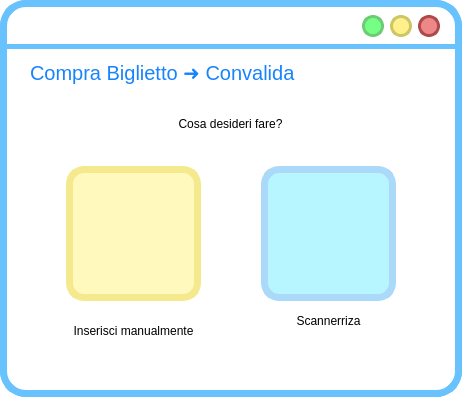
<?xml version="1.0" encoding="UTF-8"?>
<ui version="4.0">
 <class>MainWindow</class>
 <widget class="QMainWindow" name="MainWindow">
  <property name="geometry">
   <rect>
    <x>0</x>
    <y>0</y>
    <width>462</width>
    <height>397</height>
   </rect>
  </property>
  <property name="windowTitle">
   <string>MainWindow</string>
  </property>
  <property name="styleSheet">
   <string notr="true">QWidget{
background:rgb(255, 255, 255);
border-radius:26px;
border-color:rgb(104, 194, 253);
border-style: solid;
border-width:7;
}
QLabel{
border-width:0;
font: 20pt &quot;Lato Light&quot;;
}
QLineEdit{
border-width:0;
font: 14pt &quot;Lato Light&quot;;
}
QAbstractItemView {
    border: 3px solid  rgb(104, 194, 253);  
border-radius:8px;
  selection-background-color:  rgb(104, 194, 253);
margin:-2px;
text-align:center;
border-width:5;
}</string>
  </property>
  <widget class="QWidget" name="centralwidget">
   <widget class="QLabel" name="label">
    <property name="geometry">
     <rect>
      <x>0</x>
      <y>44</y>
      <width>641</width>
      <height>5</height>
     </rect>
    </property>
    <property name="styleSheet">
     <string notr="true">background-color:rgb(104, 194, 253);</string>
    </property>
    <property name="text">
     <string/>
    </property>
   </widget>
   <widget class="QPushButton" name="reduceButton">
    <property name="geometry">
     <rect>
      <x>362</x>
      <y>15</y>
      <width>22</width>
      <height>22</height>
     </rect>
    </property>
    <property name="sizePolicy">
     <sizepolicy hsizetype="Fixed" vsizetype="Fixed">
      <horstretch>0</horstretch>
      <verstretch>0</verstretch>
     </sizepolicy>
    </property>
    <property name="minimumSize">
     <size>
      <width>22</width>
      <height>22</height>
     </size>
    </property>
    <property name="maximumSize">
     <size>
      <width>24</width>
      <height>24</height>
     </size>
    </property>
    <property name="cursor">
     <cursorShape>PointingHandCursor</cursorShape>
    </property>
    <property name="styleSheet">
     <string notr="true">QPushButton{
 background-color:#76ff85;
 border-style: solid;
 border-radius:11px;
font: 18pt &quot;Candara&quot;;
border-color:#6bcc73;
border-width:3;
}

QPushButton::pressed{
	background-color : white;
	border-color:#6bcc73;
	border-width:3;
}
</string>
    </property>
    <property name="text">
     <string/>
    </property>
   </widget>
   <widget class="QPushButton" name="exitButton">
    <property name="geometry">
     <rect>
      <x>418</x>
      <y>15</y>
      <width>22</width>
      <height>22</height>
     </rect>
    </property>
    <property name="sizePolicy">
     <sizepolicy hsizetype="Fixed" vsizetype="Fixed">
      <horstretch>0</horstretch>
      <verstretch>0</verstretch>
     </sizepolicy>
    </property>
    <property name="minimumSize">
     <size>
      <width>22</width>
      <height>22</height>
     </size>
    </property>
    <property name="maximumSize">
     <size>
      <width>24</width>
      <height>24</height>
     </size>
    </property>
    <property name="cursor">
     <cursorShape>PointingHandCursor</cursorShape>
    </property>
    <property name="styleSheet">
     <string notr="true">QPushButton{
 background-color:#ee8888;
 border-style: solid;
 border-radius:11px;
font: 18pt &quot;Candara&quot;;
border-color:#ae4a4a;
border-width:3;
}

QPushButton::pressed{
	background-color : white;
	border-color:#ae4a4a;
	border-width:3;
}
</string>
    </property>
    <property name="text">
     <string/>
    </property>
   </widget>
   <widget class="QPushButton" name="maximizeButton">
    <property name="geometry">
     <rect>
      <x>390</x>
      <y>15</y>
      <width>22</width>
      <height>22</height>
     </rect>
    </property>
    <property name="sizePolicy">
     <sizepolicy hsizetype="Fixed" vsizetype="Fixed">
      <horstretch>0</horstretch>
      <verstretch>0</verstretch>
     </sizepolicy>
    </property>
    <property name="minimumSize">
     <size>
      <width>20</width>
      <height>20</height>
     </size>
    </property>
    <property name="maximumSize">
     <size>
      <width>24</width>
      <height>24</height>
     </size>
    </property>
    <property name="cursor">
     <cursorShape>PointingHandCursor</cursorShape>
    </property>
    <property name="styleSheet">
     <string notr="true">QPushButton{
 background-color:#fff08c	;
 border-style: solid;
 border-radius:11px;
font: 18pt &quot;Candara&quot;;
border-color:#ccc664;
border-width:3;
}

QPushButton::pressed{
	background-color : white;
	border-color:#ccc664;
	border-width:3;
}
</string>
    </property>
    <property name="text">
     <string/>
    </property>
   </widget>
   <widget class="QLabel" name="titoloLabel">
    <property name="geometry">
     <rect>
      <x>30</x>
      <y>57</y>
      <width>371</width>
      <height>31</height>
     </rect>
    </property>
    <property name="styleSheet">
     <string notr="true">font-size: 20px;
text-align: left;
background-color: rgba(255, 255, 255,0);
color: #1684FC;
font: 14pt &quot;Lato&quot;;</string>
    </property>
    <property name="text">
     <string>Compra Biglietto ➜ Convalida</string>
    </property>
   </widget>
   <widget class="QLabel" name="indietroLabel">
    <property name="geometry">
     <rect>
      <x>400</x>
      <y>60</y>
      <width>38</width>
      <height>38</height>
     </rect>
    </property>
    <property name="font">
     <font>
      <family>Lato Light</family>
      <pointsize>20</pointsize>
      <weight>50</weight>
      <italic>false</italic>
      <bold>false</bold>
     </font>
    </property>
    <property name="styleSheet">
     <string notr="true">QLabel{
left: 679px;
top: 140px;
width: 38px;
height: 38px;
border-radius: 33px;
background-color: rgba(173, 237, 255, 0);
}</string>
    </property>
    <property name="text">
     <string/>
    </property>
    <property name="pixmap">
     <pixmap>res/arrow_back_FILL1_wght700_GRAD200_opsz48_risultato.png</pixmap>
    </property>
    <property name="scaledContents">
     <bool>true</bool>
    </property>
    <property name="margin">
     <number>0</number>
    </property>
   </widget>
   <widget class="QLabel" name="InserisciManualmenteBigButton">
    <property name="geometry">
     <rect>
      <x>66</x>
      <y>166</y>
      <width>135</width>
      <height>135</height>
     </rect>
    </property>
    <property name="cursor">
     <cursorShape>PointingHandCursor</cursorShape>
    </property>
    <property name="mouseTracking">
     <bool>true</bool>
    </property>
    <property name="styleSheet">
     <string notr="true">QLabel{
background-color:rgb(255, 249, 190);
border-radius:18;
border-color:rgb(244, 233, 140);
border-width:7;
border-style: solid;
}

QLabel:hover{
background-color: rgb(244, 233, 140);
}
</string>
    </property>
    <property name="text">
     <string/>
    </property>
    <property name="pixmap">
     <pixmap>res/qr_code_2_FILL1_wght600_GRAD200_opsz48_risultato.png</pixmap>
    </property>
    <property name="scaledContents">
     <bool>true</bool>
    </property>
    <property name="margin">
     <number>17</number>
    </property>
   </widget>
   <widget class="QLabel" name="ScannerizzaBigButton">
    <property name="geometry">
     <rect>
      <x>261</x>
      <y>166</y>
      <width>135</width>
      <height>135</height>
     </rect>
    </property>
    <property name="cursor">
     <cursorShape>PointingHandCursor</cursorShape>
    </property>
    <property name="mouseTracking">
     <bool>true</bool>
    </property>
    <property name="styleSheet">
     <string notr="true">QLabel{
background-color:rgb(183, 245, 255);
border-radius:18;
border-color:rgb(170, 217, 249);
border-width:7;
border-style: solid;
}

QLabel:hover{
background-color: rgb(170, 217, 249);
}
</string>
    </property>
    <property name="text">
     <string/>
    </property>
    <property name="pixmap">
     <pixmap>res/qr_code_scanner_FILL1_wght600_GRAD200_opsz48_risultato.png</pixmap>
    </property>
    <property name="scaledContents">
     <bool>true</bool>
    </property>
    <property name="margin">
     <number>17</number>
    </property>
   </widget>
   <widget class="QLabel" name="label_4">
    <property name="geometry">
     <rect>
      <x>10</x>
      <y>99</y>
      <width>441</width>
      <height>51</height>
     </rect>
    </property>
    <property name="styleSheet">
     <string notr="true">QLabel{
font: 25 18pt &quot;Lato Light&quot;;
background-color: rgba(255, 255, 255,0);
}</string>
    </property>
    <property name="text">
     <string>&lt;html&gt;&lt;head/&gt;&lt;body&gt;&lt;p align=&quot;center&quot;&gt;Cosa desideri fare?&lt;/p&gt;&lt;/body&gt;&lt;/html&gt;</string>
    </property>
   </widget>
   <widget class="QLabel" name="label_5">
    <property name="geometry">
     <rect>
      <x>58</x>
      <y>310</y>
      <width>151</width>
      <height>41</height>
     </rect>
    </property>
    <property name="styleSheet">
     <string notr="true">QLabel{
font: 25 14pt &quot;Lato Light&quot;;
background-color: rgba(255, 255, 255,0);
}</string>
    </property>
    <property name="text">
     <string>Inserisci manualmente</string>
    </property>
    <property name="textFormat">
     <enum>Qt::PlainText</enum>
    </property>
    <property name="alignment">
     <set>Qt::AlignCenter</set>
    </property>
    <property name="wordWrap">
     <bool>true</bool>
    </property>
   </widget>
   <widget class="QLabel" name="label_6">
    <property name="geometry">
     <rect>
      <x>253</x>
      <y>310</y>
      <width>151</width>
      <height>21</height>
     </rect>
    </property>
    <property name="styleSheet">
     <string notr="true">QLabel{
font: 25 14pt &quot;Lato Light&quot;;
background-color: rgba(255, 255, 255,0);
}</string>
    </property>
    <property name="text">
     <string>Scannerriza</string>
    </property>
    <property name="textFormat">
     <enum>Qt::PlainText</enum>
    </property>
    <property name="alignment">
     <set>Qt::AlignCenter</set>
    </property>
    <property name="wordWrap">
     <bool>true</bool>
    </property>
   </widget>
  </widget>
 </widget>
 <resources>
  <include location="../../../AppData/Local/Temp/res.qrc"/>
  <include location="../../../AppData/Local/Temp/res/res.qrc"/>
 </resources>
 <connections/>
</ui>
